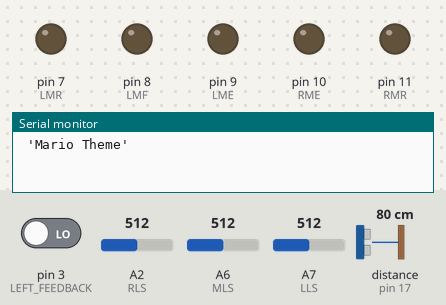
The sketch below on a simulated Arduino Nano, built with avr-gcc and run on an emulated ATmega328P. On the bench: output pins drawn as LEDs (lit = HIGH), the last lines printed to the serial monitor. The inputs (shaded band) are chosen by the test bench; at power-on: pin 3 (LEFT_FEEDBACK) LOW, A2 (RLS) = 512, A6 (MLS) = 512, A7 (LLS) = 512, distance to the obstacle (sensor on pin 17) 80 cm. The echo pulse lasts 58.3 µs per cm; pins used as bus, display or sensor lines are not drawn. At 126.5 s the program stops and its outputs stay as they are.

Above: at 0.1 s.
At 19.52 s:
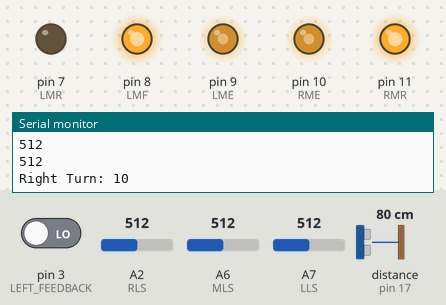
At 30.74 s:
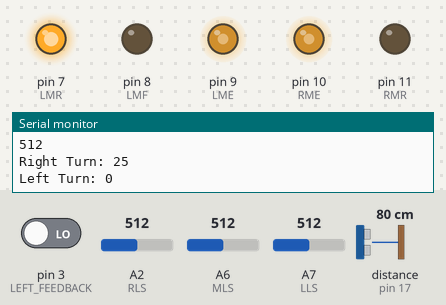
At 39.49 s:
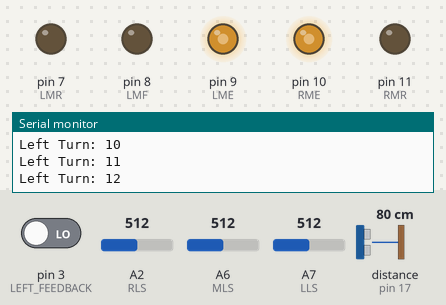
Timing chart, 0 to 40.0 s (numbered marks = the images above):
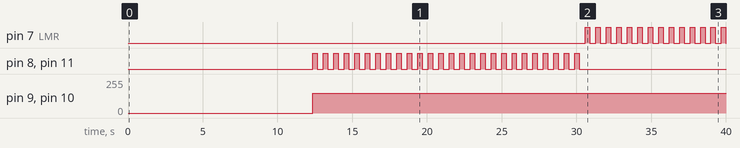

Measured:
- by itself, pin 7 (LMR): LOW → HIGH at 30.6 s, → LOW 0.30 s later, → HIGH 0.40 s later, → LOW 0.30 s later, … (28 changes in this stretch)
- by itself, pin 9 (LME), pin 10 (RME): 0/255 → 150/255 at 12.4 s
- by itself, pin 8 (LMF), pin 11 (RMR): LOW → HIGH at 12.4 s, → LOW 0.30 s later, → HIGH 0.40 s later, → LOW 0.30 s later, … (52 changes in this stretch)

The sketch:

story_13_starwars.ino
```cpp
#include <NewPing.h>
//#include </home/pi/Desktop/y2k/story_13/starWars.h>
// Distance Sensors
#define TRIGGER_PIN 4
#define ECHO_PIN 5
#define TRIGGER_PIN_BOTTOM 13
#define ECHO_PIN_BOTTOM 17
#define MAX_DISTANCE 200
NewPing sonar(TRIGGER_PIN, ECHO_PIN, MAX_DISTANCE);
NewPing sonarBottom(TRIGGER_PIN_BOTTOM, ECHO_PIN_BOTTOM, MAX_DISTANCE);


// Motor Pins
int LME = 9;
int LMR = 7;
int LMF = 8;
int RME = 10;
int RMR = 11;
int RMF = 12;
int LLS = A7;
int MLS = A6;
int RLS = A2;

int leftspeed = 200;
int rightspeed = 200;
//int turn90 = 582 * 1.37;
int turn90 = 800 * 1.37;
int mill = 10000;
const int LEFT_FEEDBACK = 3; // Pin numbers on Rover
const int RIGHT_FEEDBACK = 3;
int distanceBottom;
int distance;
int highestNumber = 1000;
int numOfLoops = 25;
int numberOfTurns;
int reverseLoops;
volatile int leftcounter = 0; // initiate counter to zero for start
volatile int rightcounter = 0; // counter could always be reset
int sensorValueLeft;
int sensorValueMiddle;
int sensorValueRight;
bool ball = false;

void setup() {
  Serial.begin(115200);
  pinMode(LME, OUTPUT);
  pinMode(RMR, OUTPUT);
  pinMode(RME, OUTPUT);
  pinMode(LMF, OUTPUT);
  pinMode(LMR, OUTPUT);
  pinMode(LME, OUTPUT);
  pinMode(MLS, OUTPUT);
  pinMode(6, OUTPUT);

  attachInterrupt(digitalPinToInterrupt(LEFT_FEEDBACK),LeftMotorISR,RISING);
  attachInterrupt(digitalPinToInterrupt(RIGHT_FEEDBACK),RightMotorISR,RISING);
}

void loop() {
  sing(1);
  delay(50);

  followLightSource();
  //sing(1);
  ball == false;
  forwards();
  while (ball == false) {

   avoidBottom();

  }

  backwards();
  delay(5000);
  turnLeft(turn90 *2);
  ball == false;
  forwards();
  delay(1000);

  turnLeft(turn90);
  forwards();
  delay(1000);
  //
  figureOfEightTwice();
  stopMoving();
  forwards();
  delay(1000);
  analogWrite(LME, (leftspeed * 0.767));
  analogWrite(RME, (rightspeed * 0.767));
  digitalWrite(RMR, LOW);
  digitalWrite(RMF, HIGH);
  digitalWrite(LMR, HIGH);
  digitalWrite(LMF, LOW);
  sing(2);
  digitalWrite(RMF, LOW);
  digitalWrite(LMR, LOW);
  exit(0);

}

void forwards() {
  /*
   * Moves rover forwards and doesn't stop
   */
  analogWrite(LME, leftspeed);
  analogWrite(RME, rightspeed);
  digitalWrite(LMF, HIGH);
  digitalWrite(RMF, HIGH);
  digitalWrite(LMR, LOW);
  digitalWrite(RMR, LOW);
}

void backwards() {
  /*
   * Moves rover backwards and doesn't stop
   */
  analogWrite(LME, leftspeed);
  analogWrite(RME, rightspeed);
  digitalWrite(LMF, LOW);
  digitalWrite(RMF, LOW);
  digitalWrite(LMR, HIGH);
  digitalWrite(RMR, HIGH);
}

void turnLeft(int turn){
  /*
   * Turns left 90 degrees
   */
  analogWrite(LME, (leftspeed * 0.76));
  analogWrite(RME, (rightspeed * 0.76));
  digitalWrite(LMR, HIGH);
  digitalWrite(LMF, LOW);
  digitalWrite(RMR, LOW);
  digitalWrite(RMF, HIGH);
  delay(turn);
}

void turnRight(int turn){
  /*
   * Turns right 90 degrees
   */
  analogWrite(LME, (leftspeed * 0.735));
  analogWrite(RME, (rightspeed * 0.735));
  digitalWrite(RMR, HIGH);
  digitalWrite(RMF, LOW);
  digitalWrite(LMR, LOW);
  digitalWrite(LMF, HIGH);
  delay(turn);
}

void returnLeft(int turn){
  /*
   * Reverse Turns left 90 degrees
   */
  analogWrite(LME, (leftspeed * 0.7));
  analogWrite(RME, (rightspeed * 0.7));
  digitalWrite(LMR, LOW);
  digitalWrite(LMF, HIGH);
  digitalWrite(RMR, HIGH);
  digitalWrite(RMF, LOW);
  delay(turn);
}

void returnRight(int turn){
  /*
   * Reverse Turns right 90 degrees
   */
  analogWrite(LME, (leftspeed * 0.767));
  analogWrite(RME, (rightspeed * 0.767));
  digitalWrite(RMR, LOW);
  digitalWrite(RMF, HIGH);
  digitalWrite(LMR, HIGH);
  digitalWrite(LMF, LOW);
  delay(turn);
}

void rightSquare(int turns) {
  /*
   * Make a square by turning right, uses 'turns' variable to set number of turns.
   */
  for (int i = 0; i < turns; i++) {
    forwards();
    delay(1100);
    turnRight(turn90);
    stopMoving();
    delay(1000);
  }
}

void leftSquare(int turns) {
  /*
   * Make a square by turning left, uses 'turns' variable to set number of turns.
   */
  for (int i = 0; i < turns; i++) {
    forwards();
    delay(1100);
    turnLeft(turn90);
    stopMoving();
    delay(1000);
  }
}

void rerightSquare(int turns) {
  /*
   * Make a square by turning right, uses 'turns' variable to set number of turns.
   */
  for (int i = 0; i < turns; i++) {
    backwards();
    delay(1100);
    returnRight(turn90);
    stopMoving();
    delay(1000);
  }
}

void releftSquare(int turns) {
  /*
   * Make a square by turning left, uses 'turns' variable to set number of turns.
   */
  for (int i = 0; i < turns; i++) {
    backwards();
    delay(1100);
    returnLeft(turn90);
    stopMoving();
    delay(1000);
  }
}

void counterForward(int counter = 975) {
  /*
   * Moves forwards for a set amount of counter.
   */
  if (rightcounter < counter) {
    forwards();
  }
}

void timedForward(int mill) {
  /*
   * Moves forwards for a set amount of counter.
   */

   int currentMillis = millis();


  Serial.print("Moving forwards!");
  forwards();
  if(currentMillis + mill >= mill){
    stopMoving();
  }
}

void timedBackward(int mill) {
  /*
   * Moves backwards for a set amount of counter.
   */
  backwards();
  if(millis() >= mill){
    stopMoving();
  }
}

void stopMoving() {
  /*
   * stops rover from moving
   */
  digitalWrite(LME, HIGH);
  digitalWrite(RME, HIGH);
  digitalWrite(LMF, HIGH);
  digitalWrite(RMF, HIGH);
  digitalWrite(LMR, HIGH);
  digitalWrite(RMR, HIGH);
  delay(100);
  digitalWrite(LME, LOW);
  digitalWrite(RME, LOW);
}

void LeftMotorISR(){
    // adds one to the counter on each motor revolution
    leftcounter++;
}

void RightMotorISR(){
    // adds one to the counter on each motor revolution
    rightcounter++;
}

void avoidFront() {
  int distance = sonar.ping_cm();
  delay(20);
    Serial.print(distance);
  Serial.print("\n");
  if (distance < 16){
    stopMoving();
    turnLeft(turn90);
    stopMoving();
    ball = true;
  }
}

void avoidBottom() {
  int distanceBottom = sonarBottom.ping_cm();
  Serial.print(distanceBottom);
  Serial.print("\n");
  delay(100);
  if (distanceBottom > 13){
    delay(10);
    backwards();
    //delay(750);
    //stopMoving();
    ball = true;
  }
}

void sensorRead() {
  sensorValueLeft = analogRead(LLS);
  sensorValueMiddle = analogRead(MLS);
  sensorValueRight = analogRead(RLS);

  Serial.print (sensorValueLeft);
    Serial.print("\n");
    Serial.print (sensorValueMiddle);
    Serial.print("\n");
    Serial.print (sensorValueRight);
    Serial.print("\n");
}

void followLightSource() {


  for (int i = 0; i <= numOfLoops; i++) {
    delay(100);
    sensorRead();
    Serial.print ("Right Turn: ");
    Serial.print(i);
    Serial.print("\n");


    turnRightIncrement(2000);
    //stopMoving();

    if (sensorValueMiddle < highestNumber) {
      highestNumber = sensorValueMiddle;
      numberOfTurns = i;
    }
  }
  int reverseLoop = numOfLoops - numberOfTurns;
  for (int i = 0; i <= reverseLoop; i++) {

    delay(100);
    Serial.print ("Left Turn: ");
    Serial.print(i);
    Serial.print("\n");
    turnLeftIncrement(10);
    //stopMoving();
  }
  timedForward(5000);
}

void turnRightIncrement(int turn){
  /*
   * Turns right 90 degrees
   */
  analogWrite(LME, (150));
  analogWrite(RME, (150));
  digitalWrite(RMR, HIGH);
  digitalWrite(RMF, LOW);
  digitalWrite(LMR, LOW);
  digitalWrite(LMF, HIGH);
  delay(300);
  digitalWrite(LMR, LOW);
  digitalWrite(LMF, LOW);
  digitalWrite(RMR, LOW);
  digitalWrite(RMF, LOW);
  delay(300);
}

void turnLeftIncrement(int turn){
  /*
   * Turns left 90 degrees
   */
  analogWrite(LME, (150));
  analogWrite(RME, (150));
  digitalWrite(LMR, HIGH);
  digitalWrite(LMF, LOW);
  digitalWrite(RMR, LOW);
  digitalWrite(RMF, HIGH);
  delay(300);
   digitalWrite(LMR, LOW);
  digitalWrite(LMF, LOW);
  digitalWrite(RMR, LOW);
  digitalWrite(RMF, LOW);
  delay(300);
}

void figureOfEightTwice () {

   forwards();
   timedForward(1100);
   rightSquare(4);
   //timedForward(1100);
   leftSquare(4);
   delay(500);

   backwards();
   //delay(3000);
   timedBackward(1100);
   rerightSquare(4);
   //timedForward(1100);
   releftSquare(4);

}

void figureOfEight() {

   forwards();
   timedForward(1100);
   rightSquare(4);
   //timedForward(1100);
   leftSquare(4);

}
```

starWars.ino
```cpp
/*
  Arduino Mario Bros Tunes
  With Piezo Buzzer and PWM

  Connect the positive side of the Buzzer to pin 3,
  then the negative side to a 1k ohm resistor. Connect
  the other side of the 1 k ohm resistor to
  ground(GND) pin on the Arduino.

  by: Dipto Pratyaksa
  last updated: 31/3/13
*/

/*************************************************
 * Public Constants
 *************************************************/

#define NOTE_B0  31
#define NOTE_C1  33
#define NOTE_CS1 35
#define NOTE_D1  37
#define NOTE_DS1 39
#define NOTE_E1  41
#define NOTE_F1  44
#define NOTE_FS1 46
#define NOTE_G1  49
#define NOTE_GS1 52
#define NOTE_A1  55
#define NOTE_AS1 58
#define NOTE_B1  62
#define NOTE_C2  65
#define NOTE_CS2 69
#define NOTE_D2  73
#define NOTE_DS2 78
#define NOTE_E2  82
#define NOTE_F2  87
#define NOTE_FS2 93
#define NOTE_G2  98
#define NOTE_GS2 104
#define NOTE_A2  110
#define NOTE_AS2 117
#define NOTE_B2  123
#define NOTE_C3  131
#define NOTE_CS3 139
#define NOTE_D3  147
#define NOTE_DS3 156
#define NOTE_E3  165
#define NOTE_F3  175
#define NOTE_FS3 185
#define NOTE_G3  196
#define NOTE_GS3 208
#define NOTE_A3  220
#define NOTE_AS3 233
#define NOTE_B3  247
#define NOTE_C4  262
#define NOTE_CS4 277
#define NOTE_D4  294
#define NOTE_DS4 311
#define NOTE_E4  330
#define NOTE_F4  349
#define NOTE_FS4 370
#define NOTE_G4  392
#define NOTE_GS4 415
#define NOTE_A4  440
#define NOTE_AS4 466
#define NOTE_B4  494
#define NOTE_C5  523
#define NOTE_CS5 554
#define NOTE_D5  587
#define NOTE_DS5 622
#define NOTE_E5  659
#define NOTE_F5  698
#define NOTE_FS5 740
#define NOTE_G5  784
#define NOTE_GS5 831
#define NOTE_A5  880
#define NOTE_AS5 932
#define NOTE_B5  988
#define NOTE_C6  1047
#define NOTE_CS6 1109
#define NOTE_D6  1175
#define NOTE_DS6 1245
#define NOTE_E6  1319
#define NOTE_F6  1397
#define NOTE_FS6 1480
#define NOTE_G6  1568
#define NOTE_GS6 1661
#define NOTE_A6  1760
#define NOTE_AS6 1865
#define NOTE_B6  1976
#define NOTE_C7  2093
#define NOTE_CS7 2217
#define NOTE_D7  2349
#define NOTE_DS7 2489
#define NOTE_E7  2637
#define NOTE_F7  2794
#define NOTE_FS7 2960
#define NOTE_G7  3136
#define NOTE_GS7 3322
#define NOTE_A7  3520
#define NOTE_AS7 3729
#define NOTE_B7  3951
#define NOTE_C8  4186
#define NOTE_CS8 4435
#define NOTE_D8  4699
#define NOTE_DS8 4978

#define melodyPin 6
//Mario main theme melody
int melody[] = {
  NOTE_E7, NOTE_E7, 0, NOTE_E7,
  0, NOTE_C7, NOTE_E7, 0,
  NOTE_G7, 0, 0,  0,
  NOTE_G6, 0, 0, 0,

  NOTE_C7, 0, 0, NOTE_G6,
  0, 0, NOTE_E6, 0,
  0, NOTE_A6, 0, NOTE_B6,
  0, NOTE_AS6, NOTE_A6, 0,

  NOTE_G6, NOTE_E7, NOTE_G7,
  NOTE_A7, 0, NOTE_F7, NOTE_G7,
  0, NOTE_E7, 0, NOTE_C7,
  NOTE_D7, NOTE_B6, 0, 0,

  NOTE_C7, 0, 0, NOTE_G6,
  0, 0, NOTE_E6, 0,
  0, NOTE_A6, 0, NOTE_B6,
  0, NOTE_AS6, NOTE_A6, 0,

  NOTE_G6, NOTE_E7, NOTE_G7,
  NOTE_A7, 0, NOTE_F7, NOTE_G7,
  0, NOTE_E7, 0, NOTE_C7,
  NOTE_D7, NOTE_B6, 0, 0
};
//Mario main them tempo
int tempo[] = {
  12, 12, 12, 12,
  12, 12, 12, 12,
  12, 12, 12, 12,
  12, 12, 12, 12,

  12, 12, 12, 12,
  12, 12, 12, 12,
  12, 12, 12, 12,
  12, 12, 12, 12,

  9, 9, 9,
  12, 12, 12, 12,
  12, 12, 12, 12,
  12, 12, 12, 12,

  12, 12, 12, 12,
  12, 12, 12, 12,
  12, 12, 12, 12,
  12, 12, 12, 12,

  9, 9, 9,
  12, 12, 12, 12,
  12, 12, 12, 12,
  12, 12, 12, 12,
};
//Underworld melody
int underworld_melody[] = {
  NOTE_C4, NOTE_C5, NOTE_A3, NOTE_A4,
  NOTE_AS3, NOTE_AS4, 0,
  0,
  NOTE_C4, NOTE_C5, NOTE_A3, NOTE_A4,
  NOTE_AS3, NOTE_AS4, 0,
  0,
  NOTE_F3, NOTE_F4, NOTE_D3, NOTE_D4,
  NOTE_DS3, NOTE_DS4, 0,
  0,
  NOTE_F3, NOTE_F4, NOTE_D3, NOTE_D4,
  NOTE_DS3, NOTE_DS4, 0,
  0, NOTE_DS4, NOTE_CS4, NOTE_D4,
  NOTE_CS4, NOTE_DS4,
  NOTE_DS4, NOTE_GS3,
  NOTE_G3, NOTE_CS4,
  NOTE_C4, NOTE_FS4, NOTE_F4, NOTE_E3, NOTE_AS4, NOTE_A4,
  NOTE_GS4, NOTE_DS4, NOTE_B3,
  NOTE_AS3, NOTE_A3, NOTE_GS3,
  0, 0, 0
};
//Underwolrd tempo
int underworld_tempo[] = {
  12, 12, 12, 12,
  12, 12, 6,
  3,
  12, 12, 12, 12,
  12, 12, 6,
  3,
  12, 12, 12, 12,
  12, 12, 6,
  3,
  12, 12, 12, 12,
  12, 12, 6,
  6, 18, 18, 18,
  6, 6,
  6, 6,
  6, 6,
  18, 18, 18, 18, 18, 18,
  10, 10, 10,
  10, 10, 10,
  3, 3, 3
};


int song = 0;
int targetPin = 6;
void sing(int s) {
  // iterate over the notes of the melody:
  song = s;
  if (song == 2) {
    Serial.println(" 'Underworld Theme'");
    int size = sizeof(underworld_melody) / sizeof(int);
    for (int thisNote = 0; thisNote < size; thisNote++) {

      // to calculate the note duration, take one second
      // divided by the note type.
      //e.g. quarter note = 1000 / 4, eighth note = 1000/8, etc.
      int noteDuration = 1000 / underworld_tempo[thisNote];

      buzz(melodyPin, underworld_melody[thisNote], noteDuration);

      // to distinguish the notes, set a minimum time between them.
      // the note's duration + 30% seems to work well:
      int pauseBetweenNotes = noteDuration * 1.30;
      delay(pauseBetweenNotes);

      // stop the tone playing:
      buzz(melodyPin, 0, noteDuration);

    }

  } else {

    Serial.println(" 'Mario Theme'");
    int size = sizeof(melody) / sizeof(int);
    for (int thisNote = 0; thisNote < size; thisNote++) {

      // to calculate the note duration, take one second
      // divided by the note type.
      //e.g. quarter note = 1000 / 4, eighth note = 1000/8, etc.
      int noteDuration = 1000 / tempo[thisNote];

      buzz(melodyPin, melody[thisNote], noteDuration);

      // to distinguish the notes, set a minimum time between them.
      // the note's duration + 30% seems to work well:
      int pauseBetweenNotes = noteDuration * 1.30;
      delay(pauseBetweenNotes);

      // stop the tone playing:
      buzz(melodyPin, 0, noteDuration);

    }
  }
}

void buzz(int targetPin, long frequency, long length) {
  digitalWrite(13, HIGH);
  long delayValue = 1000000 / frequency / 2; // calculate the delay value between transitions
  //// 1 second's worth of microseconds, divided by the frequency, then split in half since
  //// there are two phases to each cycle
  long numCycles = frequency * length / 1000; // calculate the number of cycles for proper timing
  //// multiply frequency, which is really cycles per second, by the number of seconds to
  //// get the total number of cycles to produce
  for (long i = 0; i < numCycles; i++) { // for the calculated length of time...
    digitalWrite(targetPin, HIGH); // write the buzzer pin high to push out the diaphram
    delayMicroseconds(delayValue); // wait for the calculated delay value
    digitalWrite(targetPin, LOW); // write the buzzer pin low to pull back the diaphram
    delayMicroseconds(delayValue); // wait again or the calculated delay value
  }
  digitalWrite(13, LOW);

}
```
